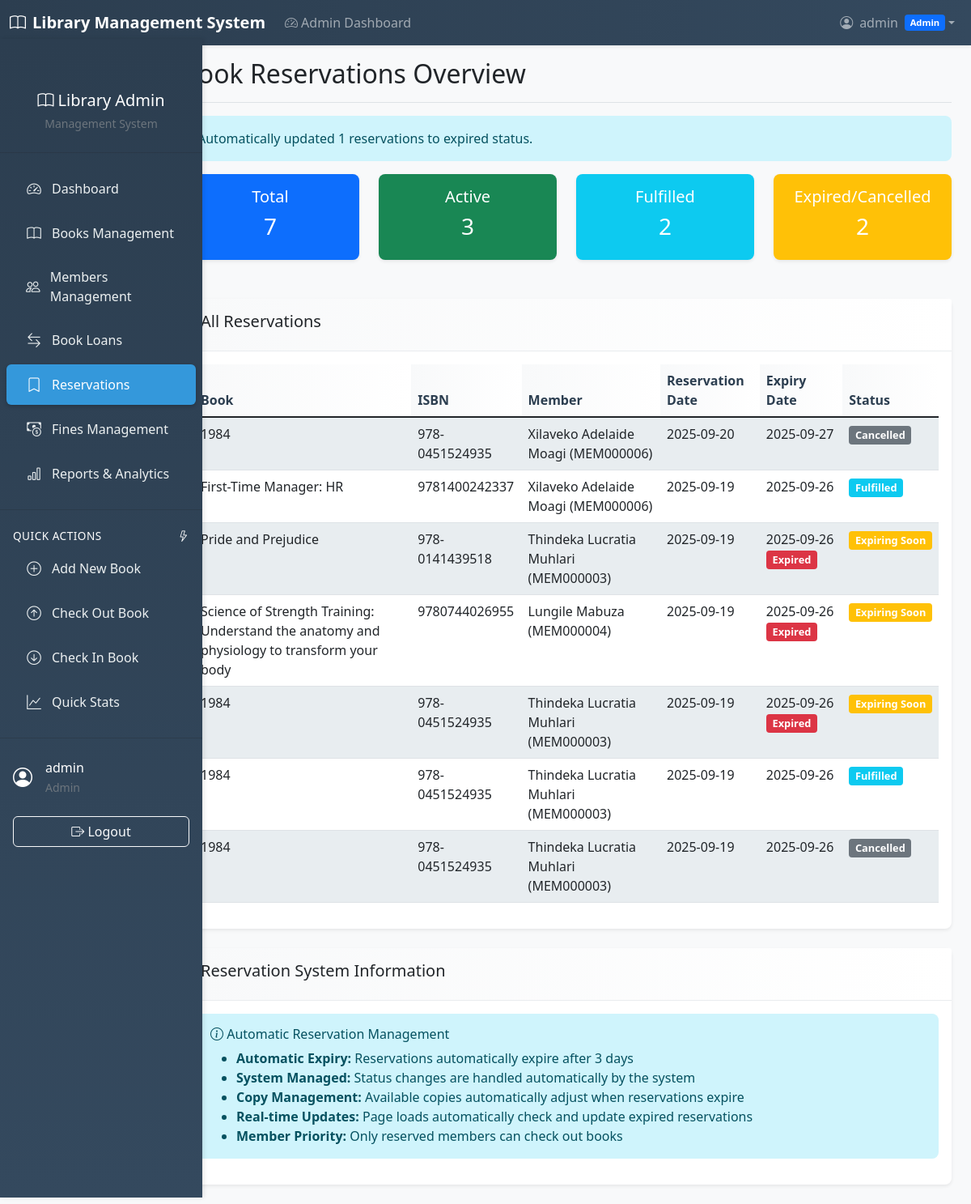
Screenshot of /admin/reservations.php (signed in) with the database file from the repository.
### tables this page shows
CREATE TABLE `reservations` (
  `id` int(11) NOT NULL,
  `book_id` int(11) NOT NULL,
  `member_id` int(11) NOT NULL,
  `reservation_date` date NOT NULL,
  `expiry_date` date NOT NULL,
  `status` enum('active','fulfilled','expired','cancelled') DEFAULT 'active',
  `created_at` timestamp NOT NULL DEFAULT current_timestamp()
);

CREATE TABLE `books` (
  `id` int(11) NOT NULL,
  `isbn` varchar(20) NOT NULL,
  `title` varchar(255) NOT NULL,
  `author` varchar(255) NOT NULL,
  `genre` varchar(100) DEFAULT NULL,
  `publisher` varchar(255) DEFAULT NULL,
  `publication_date` date DEFAULT NULL,
  `edition` varchar(50) DEFAULT NULL,
  `description` text DEFAULT NULL,
  `total_copies` int(11) DEFAULT 1,
  `available_copies` int(11) DEFAULT 1,
  `status` enum('available','unavailable') DEFAULT 'available',
  `created_at` timestamp NOT NULL DEFAULT current_timestamp()
);

CREATE TABLE `members` (
  `id` int(11) NOT NULL,
  `user_id` int(11) DEFAULT NULL,
  `membership_id` varchar(20) NOT NULL,
  `first_name` varchar(50) NOT NULL,
  `last_name` varchar(50) NOT NULL,
  `phone` varchar(20) DEFAULT NULL,
  `address` text DEFAULT NULL,
  `date_of_birth` date DEFAULT NULL,
  `status` enum('active','suspended') DEFAULT 'active'
);

### admin/reservations.php (the view, shortened to what this page needs)
<?php
$database = new Database();
$db = $database->getConnection();
$reservations_query = "SELECT r.*, b.title, b.isbn, m.first_name, m.last_name, m.membership_id
                      FROM reservations r
                      JOIN books b ON r.book_id = b.id
                      JOIN members m ON r.member_id = m.id
                      ORDER BY r.created_at DESC";
$reservations_stmt = $db->query($reservations_query);
$reservations = $reservations_stmt->fetchAll(PDO::FETCH_ASSOC);
$total_reservations = count($reservations);
$active_reservations = count(array_filter($reservations, fn($r) => $r['status'] === 'active'));
$fulfilled_reservations = count(array_filter($reservations, fn($r) => $r['status'] === 'fulfilled'));
$expired_reservations = count(array_filter($reservations, fn($r) => $r['status'] === 'expired'));
$cancelled_reservations = count(array_filter($reservations, fn($r) => $r['status'] === 'cancelled'));
?>
<!DOCTYPE html>
<html lang="en">
<head>
    <link href="https://cdn.jsdelivr.net/npm/bootstrap@5.1.3/dist/css/bootstrap.min.css" rel="stylesheet">
    <link href="https://cdn.jsdelivr.net/npm/bootstrap-icons@1.7.2/font/bootstrap-icons.css" rel="stylesheet">
    <link href="../css/style.css" rel="stylesheet">
</head>
<body>
    <?php include '../includes/navbar.php'; ?>
    <div class="container-fluid">
        <div class="row">
            <?php include '../includes/sidebar.php'; ?>
            <main class="col-md-9 ms-sm-auto col-lg-10 px-md-4">
                <div class="d-flex justify-content-between flex-wrap flex-md-nowrap align-items-center pt-3 pb-2 mb-3 border-bottom">
                    <h1 class="h2">Book Reservations Overview</h1>
                </div>
                <?php if (isset($_SESSION['info'])): ?>
                    <div class="alert alert-info"><?php echo $_SESSION['info']; unset($_SESSION['info']); ?></div>
                <?php endif; ?>
                <div class="row mb-4">
                    <div class="col-md-3">
                        <div class="card text-white bg-primary">
                            <div class="card-body text-center">
                                <h5>Total</h5>
                                <h3><?php echo $total_reservations; ?></h3>
                            </div>
                        </div>
                    </div>
                    <div class="col-md-3">
                        <div class="card text-white bg-success">
                            <div class="card-body text-center">
                                <h5>Active</h5>
                                <h3><?php echo $active_reservations; ?></h3>
                            </div>
                        </div>
                    </div>
                    <div class="col-md-3">
                        <div class="card text-white bg-info">
                            <div class="card-body text-center">
                                <h5>Fulfilled</h5>
                                <h3><?php echo $fulfilled_reservations; ?></h3>
                            </div>
                        </div>
                    </div>
                    <div class="col-md-3">
                        <div class="card text-white bg-warning">
                            <div class="card-body text-center">
                                <h5>Expired/Cancelled</h5>
                                <h3><?php echo $expired_reservations + $cancelled_reservations; ?></h3>
                            </div>
                        </div>
                    </div>
                </div>
                <div class="card">
                    <div class="card-header">
                        <h5 class="card-title">All Reservations</h5>
                    </div>
                    <div class="card-body">
                        <div class="table-responsive">
                            <table class="table table-striped">
                                <thead>
                                    <tr>
                                        <th>Book</th>
                                        <th>ISBN</th>
                                        <th>Member</th>
                                        <th>Reservation Date</th>
                                        <th>Expiry Date</th>
                                        <th>Status</th>
                                    </tr>
                                </thead>
                                <tbody>
                                    <?php foreach ($reservations as $reservation): ?>
                                        <tr>
                                            <td><?php echo $reservation['title']; ?></td>
                                            <td><?php echo $reservation['isbn']; ?></td>
                                            <td><?php echo $reservation['first_name'] . ' ' . $reservation['last_name']; ?> (<?php echo $reservation['membership_id']; ?>)</td>
                                            <td><?php echo $reservation['reservation_date']; ?></td>
                                            <td>
                                                <?php
                                                echo $reservation['expiry_date'];
                                                if ($reservation['status'] === 'active' && strtotime($reservation['expiry_date']) < time()) {
                                                    echo ' <span class="badge bg-danger status-badge">Expired</span>';
                                                }
                                                ?>
                                            </td>
                                            <td>
                                                <?php
                                                $badge_class = '';
                                                $status_text = ucfirst($reservation['status']);
                                                switch ($reservation['status']) {
                                                    case 'active':
                                                        $badge_class = 'bg-success';
                                                        if (strtotime($reservation['expiry_date']) < time()) {
                                                            $badge_class = 'bg-warning';
                                                            $status_text = 'Expiring Soon';
                                                        }
                                                        break;
                                                    case 'fulfilled':
                                                        $badge_class = 'bg-info';
                                                        break;
                                                    case 'cancelled':
                                                        $badge_class = 'bg-secondary';
                                                        break;
                                                }
                                                ?>
                                                <span class="badge <?php echo $badge_class; ?> status-badge"><?php echo $status_text; ?></span>
                                            </td>
                                        </tr>
                                    <?php endforeach; ?>
                                </tbody>
                            </table>
                        </div>
                    </div>
                </div>
                <div class="card mt-4">
                    <div class="card-header">
                        <h5 class="card-title">Reservation System Information</h5>
                    </div>
                    <div class="card-body">
                        <div class="alert alert-info">
                            <h6><i class="bi bi-info-circle"></i> Automatic Reservation Management</h6>
                            <ul class="mb-0">
                                <li><strong>Automatic Expiry:</strong> Reservations automatically expire after 3 days</li>
                                <li><strong>System Managed:</strong> Status changes are handled automatically by the system</li>
                                <li><strong>Copy Management:</strong> Available copies automatically adjust when reservations expire</li>
                                <li><strong>Real-time Updates:</strong> Page loads automatically check and update expired reservations</li>
                                <li><strong>Member Priority:</strong> Only reserved members can check out books</li>
                            </ul>
                        </div>
                    </div>
                </div>
            </main>
        </div>
    </div>
</body>
</html>

### css/style.css (style rules this page uses)
body { font-family: "Segoe UI", Tahoma, Geneva, Verdana, sans-serif; background-color: #f8f9fa; }
.card { border: none; border-radius: 0.5rem; box-shadow: 0 0.125rem 0.25rem rgba(0, 0, 0, 0.075); margin-bottom: 1.5rem; transition: transform 0.2s ease, box-shadow 0.2s ease; }
.card-header { background: linear-gradient(90deg, #f8f9fa 0%, #ffffff 100%); border-bottom: 1px solid #e9ecef; font-weight: 600; padding: 1rem 1.5rem; }
.table th { background: linear-gradient(90deg, #f8f9fa 0%, #ffffff 100%); border-top: none; font-weight: 600; color: #2c3e50; }
.table-striped tbody tr:nth-of-type(odd) { background-color: rgba(52, 152, 219, 0.05); }
.badge { font-size: 0.75em; padding: 0.4em 0.6em; border-radius: 0.25rem; }
.alert { border: none; border-radius: 0.5rem; border-left: 4px solid; }
.alert-info { border-left-color: #17a2b8; }
.badge { font-size: 0.7em; }
.card { transition: transform 0.2s; }

### admin/reservations.php (style rules this page uses)
main.col-md-9 { height: calc(100vh - 56px); overflow-y: auto; }
.status-badge { font-size: 0.8em; padding: 0.4em 0.6em; }

### rows the page displays
reservations: book.title "1984", book.isbn "978-0451524935", member.first_name "Xilaveko Adelaide", member.last_name "Moagi", member.membership_id "MEM000006", reservation_date "2025-09-20", expiry_date "2025-09-27", status "Cancelled"
reservations: book.title "First-Time Manager: HR", book.isbn "9781400242337", member.first_name "Xilaveko Adelaide", member.last_name "Moagi", member.membership_id "MEM000006", reservation_date "2025-09-19", expiry_date "2025-09-26", status "Fulfilled"
reservations: book.title "Pride and Prejudice", book.isbn "978-0141439518", member.first_name "Thindeka Lucratia", member.last_name "Muhlari", member.membership_id "MEM000003", reservation_date "2025-09-19", expiry_date "2025-09-26", status "Expired", expiry_date "Expiring Soon"
reservations: book.title "Science of Strength Training: Understand the anatomy and physiology to transform your body", book.isbn "9780744026955", member.first_name "Lungile", member.last_name "Mabuza", member.membership_id "MEM000004", reservation_date "2025-09-19", expiry_date "2025-09-26", status "Expired", expiry_date "Expiring Soon"
reservations: book.title "1984", book.isbn "978-0451524935", member.first_name "Thindeka Lucratia", member.last_name "Muhlari", member.membership_id "MEM000003", reservation_date "2025-09-19", expiry_date "2025-09-26", status "Expired", expiry_date "Expiring Soon"
reservations: book.title "1984", book.isbn "978-0451524935", member.first_name "Thindeka Lucratia", member.last_name "Muhlari", member.membership_id "MEM000003", reservation_date "2025-09-19", expiry_date "2025-09-26", status "Fulfilled"
reservations: book.title "1984", book.isbn "978-0451524935", member.first_name "Thindeka Lucratia", member.last_name "Muhlari", member.membership_id "MEM000003", reservation_date "2025-09-19", expiry_date "2025-09-26", status "Cancelled"

### other values shown
$_SESSION['username'] "admin"
$_SESSION['role'] "Admin"
$_SESSION['info'] "Automatically updated 1 reservations to expired status."
$total_reservations "7"
$active_reservations "3"
$fulfilled_reservations "2"
$expired_reservations + $cancelled_reservations "2"
